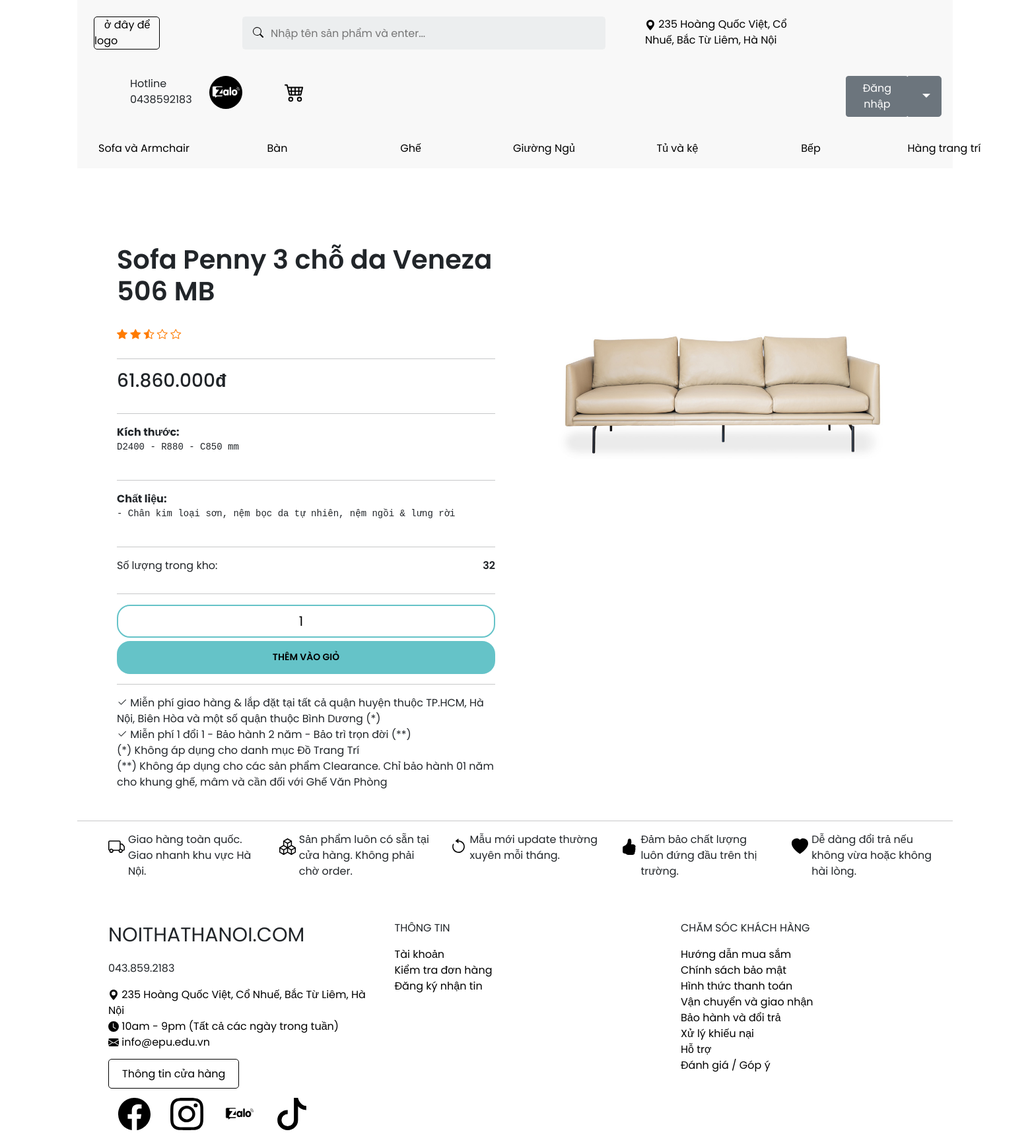
/index.php?quanly=chitiet-sp&id=4&thuonghieu=SofaArmchair, run on the app's committed database.
### tables this page shows
CREATE TABLE `tb_sanpham` (
  `id` int(11) NOT NULL,
  `tensp` varchar(255) NOT NULL,
  `img` char(150) NOT NULL,
  `kichthuoc` varchar(255) NOT NULL,
  `gia` int(20) NOT NULL,
  `chatlieu` varchar(255) NOT NULL,
  `soluongton` int(20) NOT NULL,
  `ma_loai` int(20) NOT NULL,
  `ma_item` int(20) NOT NULL
);

### tmp/chitiet-sp.php (the view, shortened to what this page needs)
<?php
    include './admincp/config/connect_db.php';
    $query = "SELECT * FROM `tb_sanpham` WHERE `id`=$id";
    $mysql = mysqli_query($conn, $query);
    $row = mysqli_fetch_array($mysql);
    if ($row['soluongton']<1){
        $soluong = 'Hết hàng';
    }else{
        $soluong = number_format($row['soluongton'], 0, ",", ".");
    }
?>
<div class="cach"></div>
<div class="chitiet-sp">
    <div class="thongtin-sp">
        <h1><?=$row['tensp']?></h1>
        <div class="star">
            <span class="star-item"><i class="bi bi-star-fill"></i></span>
            <span class="star-item"><i class="bi bi-star-fill"></i></span>
            <span class="star-item"><i class="bi bi-star-half"></i></span>
            <span class="star-item"><i class="bi bi-star"></i></span>
            <span class="star-item"><i class="bi bi-star"></i></span>
        </div>
        <hr>
        <?php if ($row['gia'] > 0) {?>
            <h3><?=number_format($row['gia'], 0, ",", ".")?><samp>đ</samp></h3><hr>
        <?php } else {?>
        <?php }?>
        <?php if ($row['kichthuoc'] != "" || $row['chatlieu'] != "") {?>
            <div>
                <?php if ($row['kichthuoc'] != "") {?>
                    <label><b>Kích thước: </b><pre><?=$row['kichthuoc']?></pre></label><br><hr>
                <?php } else {?>
                <?php }?>
                <?php if ($row['chatlieu'] != "") {?>
                    <label><b>Chất liệu: </b><pre><?=$row['chatlieu']?></pre></label>
                <?php } else {?>
                <?php }?>
            </div><hr>
        <?php } else {?>
        <?php }?>
        <?php if ($row['soluongton'] > 0) {?>
            <p>Số lượng trong kho: <span><?=$soluong?></span></p><hr>
        <?php } else {?>
        <?php }?>
        <?php if ($row['gia'] > 0) {?>
            <div class="giohang">
                <form action="../index.php?quanly=cart&action=add" method="POST">
                    <input class="giohang-number" name="soluong[<?=$row['id']?>]" type="number" value="1">
                    <input class="giohang-button" name="submit" type="submit" value="Thêm vào giỏ">
                </form>
            </div><hr style="margin-top: 70px;">
        <?php } else {?>
        <?php }?>
        <label><i class="bi bi-check2"></i> Miễn phí giao hàng & lắp đặt tại tất cả quận huyện thuộc TP.HCM, Hà Nội, Biên Hòa và một số quận thuộc Bình Dương (*)</label>
        <label><i class="bi bi-check2"></i> Miễn phí 1 đổi 1 - Bảo hành 2 năm - Bảo trì trọn đời (**)</label>
        <label>(*) Không áp dụng cho danh mục Đồ Trang Trí</label>
        <label>(**) Không áp dụng cho các sản phẩm Clearance. Chỉ bảo hành 01 năm cho khung ghế, mâm và cần đối với Ghế Văn Phòng</label>
    </div>
    <div class="image-sp">
        <img src="<?=$row['img']?>" alt="<?=$row['tensp']?>">
    </div>
</div>

### asset/css/main.css (style rules this page uses)
* { margin:0;padding:0;box-sizing:border-box;font-family:"Poppins",sans-serif; }
body { display:flex;align-items:center;justify-content:center;background:#ffffff; }
.cach { width: 100%; height: 30px; background: #ffffff; }
.chitiet-sp { padding: 30px 30px; }
.chitiet-sp .thongtin-sp { padding: 30px 30px; width: 50%; height: auto; float: left; }
.chitiet-sp .thongtin-sp h1 { font-weight: 600; margin-bottom: 30px; }
.chitiet-sp .thongtin-sp p { margin-bottom: 30px; }
.chitiet-sp .thongtin-sp .star { color: #ff7b00; }
.chitiet-sp .thongtin-sp h3 { margin-bottom: 30px; }
.chitiet-sp .thongtin-sp h3 samp { font-weight: 600; }
.chitiet-sp .thongtin-sp .giohang { width: auto; height: 50px; margin-bottom: 50px; }
.chitiet-sp .thongtin-sp .giohang input[type='number'] { width: 100%; height: 50px; border-color: #65c3c8; border-style: solid; border-radius: 20px; font-size: 20px; text-align: center; margin-bottom: 5px; }
.chitiet-sp .thongtin-sp .giohang input[type='submit'] { width: 100%; height: 50px; align-items: center; background: #65c3c8; border-color: #65c3c8; border-style: solid; border-radius: 20px; display: flex; flex-wrap: wrap; font-size: 14px; font-weight: 600; justify-content: center; text-align: center; text-transform: uppercase; transition: 0.25s ease-in-out; }
.chitiet-sp .thongtin-sp p span { float: right; font-weight: 600; }
.chitiet-sp .image-sp { padding: 30px 30px; width: 50%; height: auto; float: left; }
.chitiet-sp .image-sp img { width: 100%; height: auto; border-radius: 5px; }

### data on the page
tb_sanpham: tensp "Sofa Penny 3 chỗ da Veneza 506 MB", gia "61.860.000", kichthuoc "D2400 - R880 - C850 mm", chatlieu "- Chân kim loại sơn, nệm bọc da tự nhiên, nệm ngồi & lưng rời", soluongton "32", img (picture)
